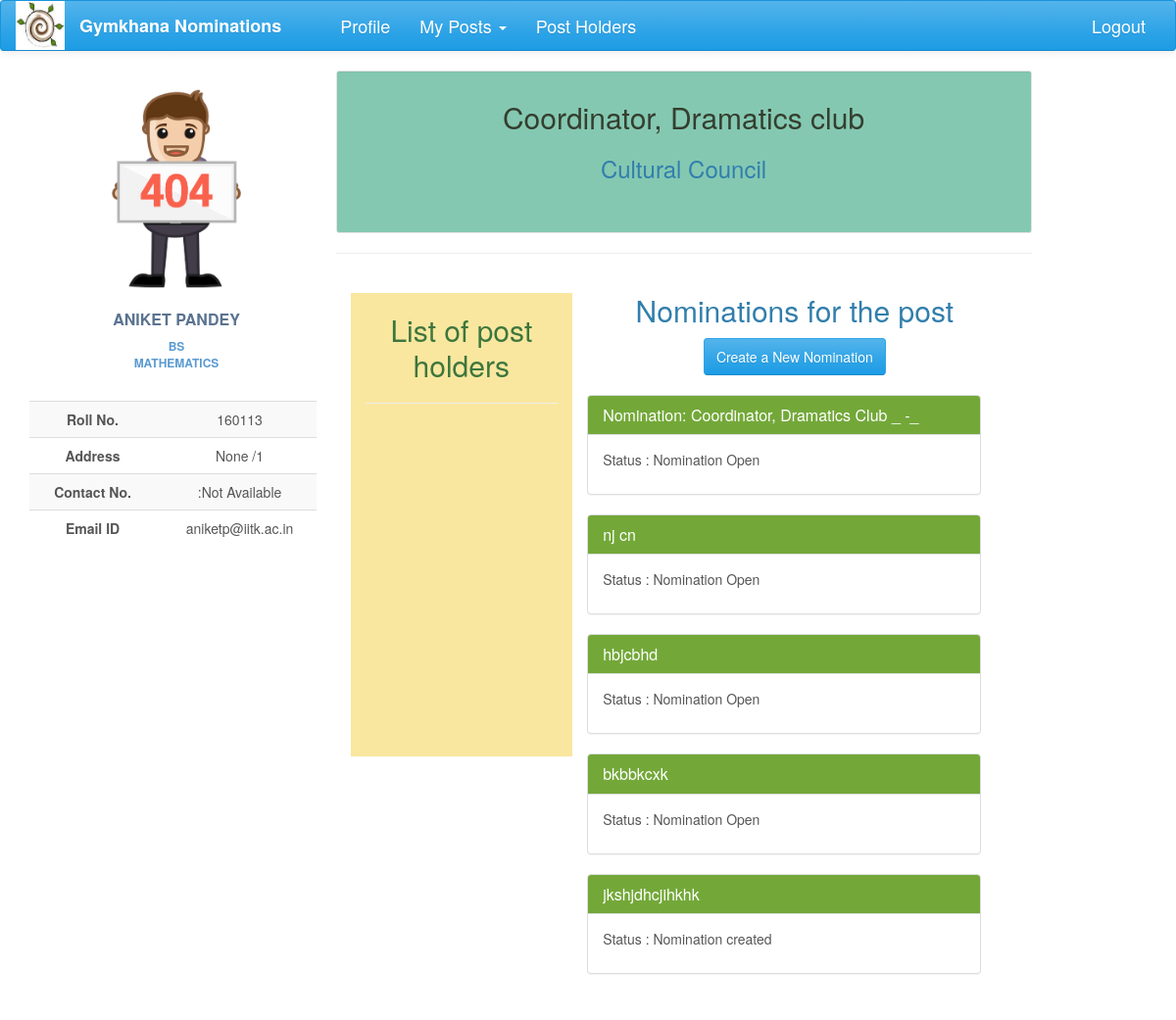
Page /nominations/child_post/106/ (signed in) on the earlier database version.
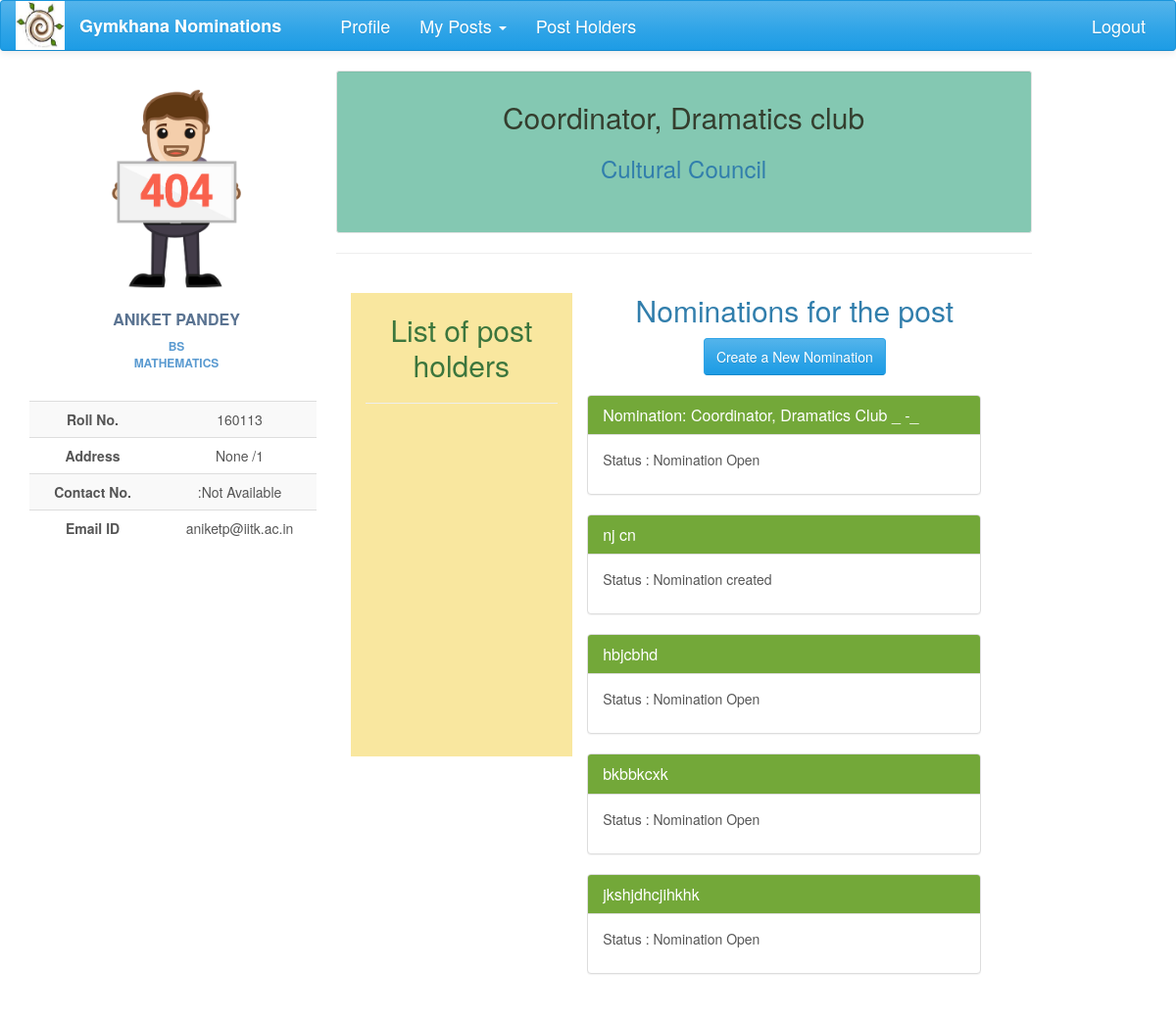
Same page on the later database version.
### nomi/models.py (models this page shows, shortened)
class Nomination(models.Model):
    name = models.CharField(max_length=200)
    description = models.TextField(max_length=20000, null=True, blank=True)
    nomi_post = models.ForeignKey(Post, null=True)
    nomi_form = models.OneToOneField('forms.Questionnaire', null=True)
    nomi_session = models.IntegerField(null=True)
    status = models.CharField(max_length=50, choices=STATUS, default='Nomination created')
    result_approvals = models.ManyToManyField(Post, related_name='result_approvals', symmetrical=False, blank=True)
    nomi_approvals = models.ManyToManyField(Post, related_name='nomi_approvals', symmetrical=False, blank=True)
    group_status = models.CharField(max_length=50, choices=GROUP_STATUS, default='normal')
    tags = models.ManyToManyField(Club, related_name='club_nomi', symmetrical=False, blank=True)
    opening_date = models.DateField(null=True, blank=True)
    re_opening_date = models.DateField(null=True, blank=True, editable=True)
    deadline = models.DateField(null=True, blank=True, editable=True)
    interview_panel = models.ManyToManyField(User, related_name='panel', symmetrical=False, blank=True)

### nomi/views.py (the view, shortened to what this page needs)
# urls.py: url(r'^child_post/(?P<pk>\d+)/$', views.child_post_view, name='child_post'),
@login_required
def child_post_view(request, pk):
    post = Post.objects.get(pk=pk)
    parent = post.parent
    nominations = Nomination.objects.filter(nomi_post=post)
    give_form = BlankForm(request.POST or None)
    if request.user in parent.post_holders.all():
        return render(request, 'child_post1.html', {'post': post, 'nominations': nominations, 'parent':parent,
                                                     'give_form': give_form})
    else:
        return render(request, 'no_access.html')

### nomi/global_contexts.py (called while the page is built)
def context(request):
    if request.user.is_authenticated:
        try:
            my_profile = UserProfile.objects.get(user=request.user)
            my_posts = Post.objects.filter(post_holders=request.user)
            interviews = Nomination.objects.filter(interview_panel=request.user).exclude(status = "Work done")
            length = len(my_posts)
            senate = False
            for post in my_posts:
                if post.perms == 'can ratify the post':
                    senate = True
            return {'my_posts': my_posts, 'my_profile': my_profile, 'senate': senate, 'length': length,
                    'interviews': interviews}
        except ObjectDoesNotExist:
            return {'my_posts': 0, 'my_profile': 0}
    else:
        return {'my_posts': 0, 'my_profile': 0}

### nomi/models.py (called while the page is built)
    def image_url(self):
        if self.user_img and hasattr(self.user_img, 'url'):
            return self.user_img.url
        else:
            return '/static/nomi/img/banner.png'

### nomi/templates/child_post1.html (shortened to what this page needs)
{% extends 'base2.html' %}
{% load staticfiles %}
{% load bootstrap %}
{% load temp_tags %}
{% block content %}
    <div class="profile-content">
        <div class="well well-sm" style="padding-bottom: 20px;background: rgb(132, 200, 178);">
            <h2 class="text-center" style="color: #343e2e;">{{post.post_name}} </h2>
            <div class="text-center"><h3> {{post.club.club_name}}</h3></div>
            <br>
        </div>
<hr>
        <div class="container-fluid">
            {% if post.status == 'Post created' %}
                <div>
                    <h3 style="text-align: center">The Post has not been Approved Yet</h3>
                </div>
            {% else %}
            <div class="col-lg-4 nomination-list">
                <div class="post-holder-list">
                    <h2>List of post holders</h2>
                    <hr>
                    <br>
                </div>
                <div style="min-height: 40vh;">
                </div>
            </div>
            <div class="col-lg-8" style="min-height: 50vh" >
                <h2 class="text-center">Nominations for the post</h2>
                <div class="row">
                    <div class="col-lg-12 text-center">
                        <a href="{% url 'nomi_create' post.pk %}"
                           class="btn btn-primary nomi-button">Create a New Nomination</a>
                    </div>
                </div>
                <br>
                <div>
                    {% for nomination in nominations %}
                    <div class="panel panel-success" style="max-width: 95%">
                            <div class="panel-heading">
                                <a href="{% url 'nomi_detail' nomi_pk=nomination.pk %}">
                                <h3 class="panel-title">{{nomination.name}}</h3>
                                </a>
                            </div>
                            <div class="panel-body">
                                <p>
                                    <span>Status :  </span>
                                    {% if nomination.status == "Nomination out" %}
                                        Nomination Open
                                    {% elif nomination.status == "Work done" %}
                                     Nomination Process Closed
                                    {% else %}
                                    {{nomination.status}}
                                    {% endif %}
                                </p>
                            </div>
                    </div>
                    {% endfor %}
                </div>
            </div>
            {% endif %}
        </div>
    </div>
{% endblock %}

Differences in the rows shown:
changed Nomination "nj cn": status (not shown) → "Nomination created"; no longer shows "Nomination Open"
changed Nomination "jkshjdhcjihkhk": status "Nomination created" → (not shown); now shows "Nomination Open"
